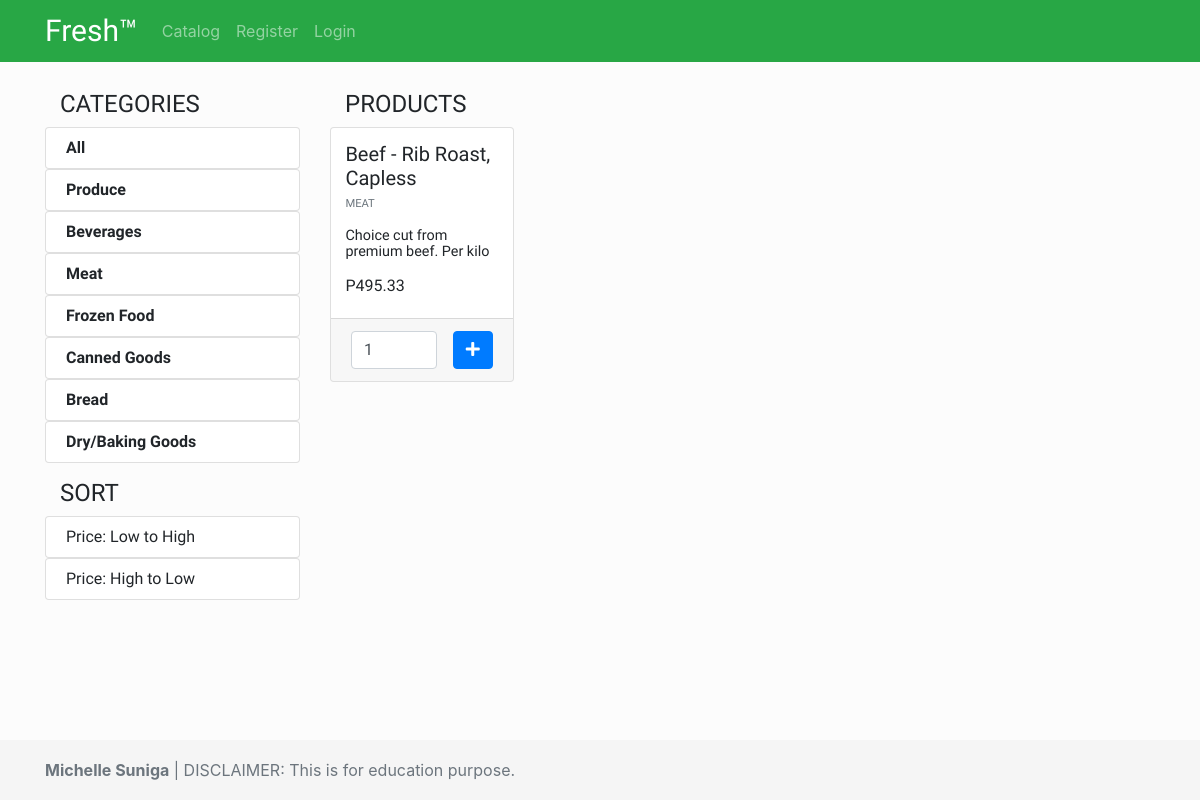
Screenshot of /app/views/catalog.php?category=3 with the database file from the repository.
### tables this page shows
CREATE TABLE `categories` (
  `id` int(11) NOT NULL,
  `name` varchar(255) NOT NULL
);

CREATE TABLE `items` (
  `id` int(11) NOT NULL,
  `name` varchar(255) NOT NULL,
  `price` decimal(18,2) NOT NULL,
  `image_path` varchar(255) DEFAULT NULL,
  `category_id` int(11) NOT NULL,
  `description` varchar(255) NOT NULL
);

### app/views/catalog.php (the view, shortened to what this page needs)
<?php require_once "../partials/layout.php" ?>
<?php function get_page_content() {
	global $conn;
?>
<?php
	$sql1 = "SELECT * FROM categories";
	$sql2 = "SELECT items.id, items.price, items.description, items.image_path, items.name AS item_name, categories.name AS category_name FROM items JOIN categories ON (categories.id = items.category_id)";
	if(isset($_GET['category'])){
		$category = $_GET['category'];
		if($category !== "all") {
			$sql2 .= " WHERE category_id=$category ";
		}
	}
	$categories = mysqli_query($conn, $sql1);
	$items = mysqli_query($conn, $sql2);
 ?>
	<section id="products_list" class="pt-4" >
		<div class="container">
			<div class="row py-1">
				<div class="col-md-3">
					<div class="col-12">
						<h2>Categories</h2>
					</div>
					<div class="">
						<div id="categories_list">
							<ul class="list-group">
								<a href="catalog.php?category=all">
									<li class="list-group-item">All</li>
								</a>
				<?php foreach ($categories as $category) { ?>
					<a href="catalog.php?category=<?php echo $category['id']; ?>">
				<li class="list-group-item"><?php echo $category['name']; ?></li></a>
				<?php } ?>
		</ul>
						</div>
					</div>
					<div class="col-12 mt-3">
						<h2>Sort</h2>
					</div>
					<div id="sort_items">
							<ul class="list-group">
								<a href="../controllers/item_sort.php?sort=asc">
									<li class="list-group-item">Price: Low to High</li>
								</a>
								<a href="../controllers/item_sort.php?sort=dsc">
									<li class="list-group-item">Price: High to Low</li>
								</a>
							</ul>
						</div>
				</div>
				<div class="col-md-9">
					<div class="col-4">
						<h2 >Products</h2>
					</div>
					<div class="">
						<div class="row flex-row flex-wrap">
							<?php foreach ($items as $item) { ?>
							<div class="col-3">
								<div class="card">
									<div class="card-body">
										<div class="card-title">
											<h5><?php echo $item['item_name']; ?></h5>
										</div>
										<div class="card-subtitle">
											<p class="text-muted"><?php echo $item['category_name']; ?></p>
										</div>
										<div class="card-text">
											<p class="">
											<?php echo $item['description']; ?>
											</p>
										</div>
										<h6>P<?php echo $item['price']; ?></h6>
									</div>
									<div class="card-footer flex-row flex-wrap">
										<form class="d-flex flex-row">
											<input type="number" name="item_quantity" class="form-control" min="0" value="1">
										  <div class="btn btn-primary add-to-cart" data-id="<?php echo $item['id']; ?>" ><i class="fas fa-plus"></i></div>
										</form>
									</div>
								</div>
							</div>
							<?php } ?>
						</div>
					</div>
				</div>
			</div>
		</div>
	</section>
<?php } ?>

### app/assets/css/style.css (style rules this page uses)
* { margin: 0; padding: 0; box-sizing: border-box; }
html { position: relative; min-height: 100%; }
body { margin-bottom: 60px; background: #fcfcfc; line-height: 1rem; }
p { font-size: 1.4em; }
a, a:hover, a:focus { color: inherit; text-decoration: none; }
.card { max-width: 100%; }
.card p { font-size: 0.9rem; }
.card-body { min-height: 100%; padding: 0.9rem; }
.card-subtitle p { text-transform: uppercase; font-size: 0.7rem; }
#categories_list { text-transform: capitalize; font-weight: 700; }
#products_list h2 { font-size: 1.5em; text-transform: uppercase; }
#products_list .add-to-cart { font-size: 1em; text-transform: uppercase; }
#products_list input { margin-right: 1rem; }

### rows the page displays
categories: name "Produce"
categories: name "Beverages"
categories: name "Meat"
categories: name "Frozen Food"
categories: name "Canned Goods"
categories: name "Bread"
categories: name "Dry/Baking Goods"
items: name "Beef - Rib Roast, Capless", category.name "MEAT", description "Choice cut from premium beef. Per kilo", price "495.33"
